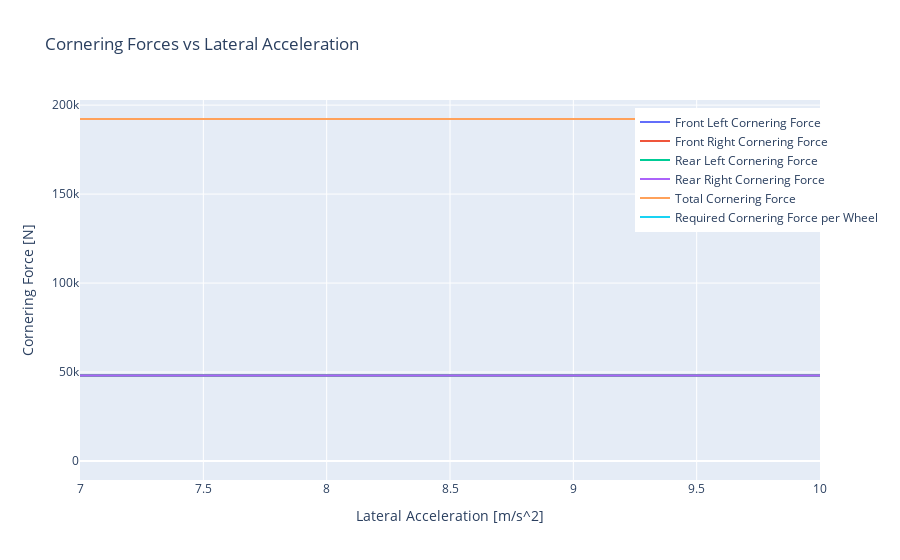

Notebook code cell kept with this figure:
### Code cell
import numpy as np
import plotly.graph_objects as go

def predict_cornering_force(weight, f1, w1, f2, w2, f3, w3):
    """3点の荷重に対応するコーナリングフォースを3次方程式で予測する関数"""
    a = ((weight - w2) * (weight - w3)) / ((w1 - w2) * (w1 - w3))
    b = ((weight - w1) * (weight - w3)) / ((w2 - w1) * (w2 - w3))
    c = ((weight - w1) * (weight - w2)) / ((w3 - w1) * (w3 - w2))
    return f1 * a + f2 * b + f3 * c

# パラメータ設定
mf = 1000.0  # Fr車両質量 [kg]
mr = 1000.0  # Rr車両質量 [kg]
wheelbase = 2.5  # ホイールベース [m]
cg_location = 1.0  # 重心位置（ホイールベースからの距離） [m]
roll_stiffness_front = 20000.0  # ロール剛性（前） [Nm/rad]
roll_stiffness_rear = 30000.0  # ロール剛性（後） [Nm/rad]

# 横加速度の範囲を設定
lateral_accel_range = np.linspace(7, 10, 31)

front_load_l = np.zeros_like(lateral_accel_range)
front_load_r = np.zeros_like(lateral_accel_range)
rear_load_l = np.zeros_like(lateral_accel_range)
rear_load_r = np.zeros_like(lateral_accel_range)
front_cornering_forces_l = np.zeros_like(lateral_accel_range)
front_cornering_forces_r = np.zeros_like(lateral_accel_range)
rear_cornering_forces_l = np.zeros_like(lateral_accel_range)
rear_cornering_forces_r = np.zeros_like(lateral_accel_range)
total_cornering_force = np.zeros_like(lateral_accel_range)

# 各横加速度における各輪の荷重、コーナリングフォース、必要コーナリングフォースを計算（左旋回とする）
for i, lat_accel in enumerate(lateral_accel_range):
    
    # 各輪荷重
    front_load_transfer = roll_stiffness_front * (cg_location / wheelbase) * lateral_accel
    rear_load_transfer = roll_stiffness_rear * ((wheelbase - cg_location) / wheelbase) * lateral_accel

    front_load_l[i] = static_load_front + (car_mass * 9.81 * (1 - static_front_load_ratio)) \
                 - front_load_transfer
    front_load_r[i] = static_load_front + (car_mass * 9.81 * (1 - static_front_load_ratio)) \
                 + front_load_transfer
    rear_load_l[i] = static_load_rear + (car_mass * 9.81 * static_front_load_ratio) \
                - rear_load_transfer
    rear_load_r[i] = static_load_rear + (car_mass * 9.81 * static_front_load_ratio) \
                + rear_load_transfer
    
    # コーナリングフォース
    front_cornering_forces_l[i] = predict_cornering_force(front_load_l[i], 1000, 400, 1500, 500, 2000, 600)
    front_cornering_forces_r[i] = predict_cornering_force(front_load_r[i], 1000, 400, 1500, 500, 2000, 600)
    rear_cornering_forces_l[i] = predict_cornering_force(rear_load_l[i], 1000, 400, 1500, 500, 2000, 600)
    rear_cornering_forces_r[i] = predict_cornering_force(rear_load_r[i], 1000, 400, 1500, 500, 2000, 600)
    total_cornering_force[i] = front_cornering_forces_l[i]+front_cornering_forces_r[i]+rear_cornering_forces_l[i]+rear_cornering_forces_r[i]
    
    # 求心Gに必要なコーナリングフォースを計算
    required_cornering_force = car_mass * lateral_accel

# グラフ表示
fig = go.Figure()

# 4つの輪のそれぞれのコーナリングフォースをプロット
fig.add_trace(go.Scatter(x=lateral_accel_range, y=front_cornering_forces_l,
                         mode='lines', name='Front Left Cornering Force'))
fig.add_trace(go.Scatter(x=lateral_accel_range, y=front_cornering_forces_r,
                         mode='lines', name='Front Right Cornering Force'))
fig.add_trace(go.Scatter(x=lateral_accel_range, y=rear_cornering_forces_l,
                         mode='lines', name='Rear Left Cornering Force'))
fig.add_trace(go.Scatter(x=lateral_accel_range, y=rear_cornering_forces_r,
                         mode='lines', name='Rear Right Cornering Force'))

# コーナリングフォースの合計をプロット
fig.add_trace(go.Scatter(x=lateral_accel_range, y=total_cornering_force,
                         mode='lines', name='Total Cornering Force'))

# 求心Gに必要なコーナリングフォースをプロット
fig.add_trace(go.Scatter(x=lateral_accel_range, y=[required_cornering_force],
                         mode='lines', name='Required Cornering Force per Wheel'))

fig.update_layout(
    title='Cornering Forces vs Lateral Acceleration',
    xaxis_title='Lateral Acceleration [m/s^2]',
    yaxis_title='Cornering Force [N]',
    legend=dict(x=0.75, y=0.98)
)

fig.show()

### Figure 1 — Plotly figure (JSON) as saved in the notebook; plotly's stock layout.template omitted (floating-point values rounded to 4 significant figures)
{"data": [{"mode": "lines", "name": "Front Left Cornering Force", "type": "scatter", "x": [7, 7.1, 7.2, 7.3, 7.4, 7.5, 7.6, 7.7, 7.8, 7.9, 8, 8.1, 8.2, 8.3, 8.4, 8.5, 8.6, 8.7, 8.8, 8.9, 9, 9.1, 9.2, 9.3, 9.4, 9.5, 9.6, 9.7, 9.8, 9.9, 10], "y": [48050, 48050, 48050, 48050, 48050, 48050, 48050, 48050, 48050, 48050, 48050, 48050, 48050, 48050, 48050, 48050, 48050, 48050, 48050, 48050, 48050, 48050, 48050, 48050, 48050, 48050, 48050, 48050, 48050, 48050, 48050]}, {"mode": "lines", "name": "Front Right Cornering Force", "type": "scatter", "x": [7, 7.1, 7.2, 7.3, 7.4, 7.5, 7.6, 7.7, 7.8, 7.9, 8, 8.1, 8.2, 8.3, 8.4, 8.5, 8.6, 8.7, 8.8, 8.9, 9, 9.1, 9.2, 9.3, 9.4, 9.5, 9.6, 9.7, 9.8, 9.9, 10], "y": [48050, 48050, 48050, 48050, 48050, 48050, 48050, 48050, 48050, 48050, 48050, 48050, 48050, 48050, 48050, 48050, 48050, 48050, 48050, 48050, 48050, 48050, 48050, 48050, 48050, 48050, 48050, 48050, 48050, 48050, 48050]}, {"mode": "lines", "name": "Rear Left Cornering Force", "type": "scatter", "x": [7, 7.1, 7.2, 7.3, 7.4, 7.5, 7.6, 7.7, 7.8, 7.9, 8, 8.1, 8.2, 8.3, 8.4, 8.5, 8.6, 8.7, 8.8, 8.9, 9, 9.1, 9.2, 9.3, 9.4, 9.5, 9.6, 9.7, 9.8, 9.9, 10], "y": [48050, 48050, 48050, 48050, 48050, 48050, 48050, 48050, 48050, 48050, 48050, 48050, 48050, 48050, 48050, 48050, 48050, 48050, 48050, 48050, 48050, 48050, 48050, 48050, 48050, 48050, 48050, 48050, 48050, 48050, 48050]}, {"mode": "lines", "name": "Rear Right Cornering Force", "type": "scatter", "x": [7, 7.1, 7.2, 7.3, 7.4, 7.5, 7.6, 7.7, 7.8, 7.9, 8, 8.1, 8.2, 8.3, 8.4, 8.5, 8.6, 8.7, 8.8, 8.9, 9, 9.1, 9.2, 9.3, 9.4, 9.5, 9.6, 9.7, 9.8, 9.9, 10], "y": [48050, 48050, 48050, 48050, 48050, 48050, 48050, 48050, 48050, 48050, 48050, 48050, 48050, 48050, 48050, 48050, 48050, 48050, 48050, 48050, 48050, 48050, 48050, 48050, 48050, 48050, 48050, 48050, 48050, 48050, 48050]}, {"mode": "lines", "name": "Total Cornering Force", "type": "scatter", "x": [7, 7.1, 7.2, 7.3, 7.4, 7.5, 7.6, 7.7, 7.8, 7.9, 8, 8.1, 8.2, 8.3, 8.4, 8.5, 8.6, 8.7, 8.8, 8.9, 9, 9.1, 9.2, 9.3, 9.4, 9.5, 9.6, 9.7, 9.8, 9.9, 10], "y": [192200, 192200, 192200, 192200, 192200, 192200, 192200, 192200, 192200, 192200, 192200, 192200, 192200, 192200, 192200, 192200, 192200, 192200, 192200, 192200, 192200, 192200, 192200, 192200, 192200, 192200, 192200, 192200, 192200, 192200, 192200]}, {"mode": "lines", "name": "Required Cornering Force per Wheel", "type": "scatter", "x": [7, 7.1, 7.2, 7.3, 7.4, 7.5, 7.6, 7.7, 7.8, 7.9, 8, 8.1, 8.2, 8.3, 8.4, 8.5, 8.6, 8.7, 8.8, 8.9, 9, 9.1, 9.2, 9.3, 9.4, 9.5, 9.6, 9.7, 9.8, 9.9, 10], "y": [0]}], "layout": {"autosize": true, "dragmode": "pan", "legend": {"x": 0.75, "y": 0.98}, "title": {"text": "Cornering Forces vs Lateral Acceleration"}, "xaxis": {"autorange": true, "range": [7, 10], "title": {"text": "Lateral Acceleration [m/s^2]"}, "type": "linear"}, "yaxis": {"autorange": true, "range": [-10680.0, 202900.0], "title": {"text": "Cornering Force [N]"}, "type": "linear"}}}
